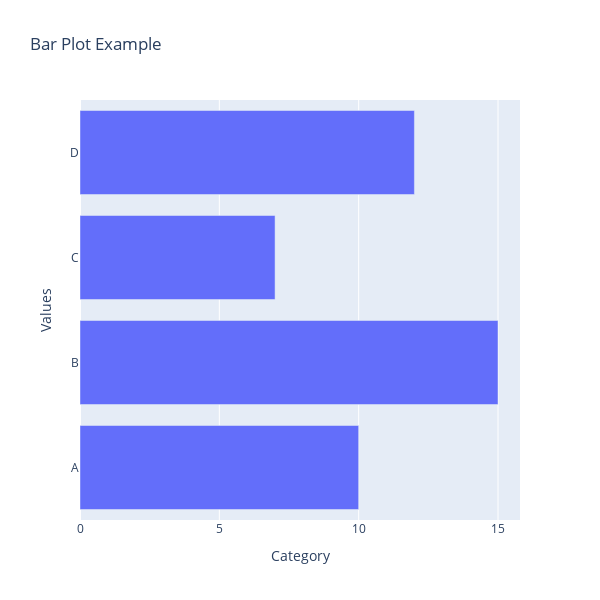

Here is the notebook cell this chart was saved with:
### Markdown cell above
### Horizontal bar plot 
Compared to vertical bar chart we perform the following
1. Change orientation = 'h'
2. Revert the items in the x and y

### Code cell
# Sample data
categories = ['A', 'B', 'C', 'D']
values = [10, 15, 7, 12]

# Create the bar plot using go.Bar
fig = go.Figure(data=go.Bar(x=values, y=categories, orientation = 'h'))

# Customize the layout (optional)
fig.update_layout(title='Bar Plot Example', xaxis_title='Category', yaxis_title='Values')

fig['layout'].update(height=600, width=600)
# Show the plot
fig.show()

### Figure 1 — Plotly figure (JSON) as saved in the notebook; plotly's stock layout.template omitted (floating-point values rounded to 4 significant figures)
{"data": [{"orientation": "h", "type": "bar", "x": [10, 15, 7, 12], "y": ["A", "B", "C", "D"]}], "layout": {"height": 600, "title": {"text": "Bar Plot Example"}, "width": 600, "xaxis": {"title": {"text": "Category"}}, "yaxis": {"title": {"text": "Values"}}}}
